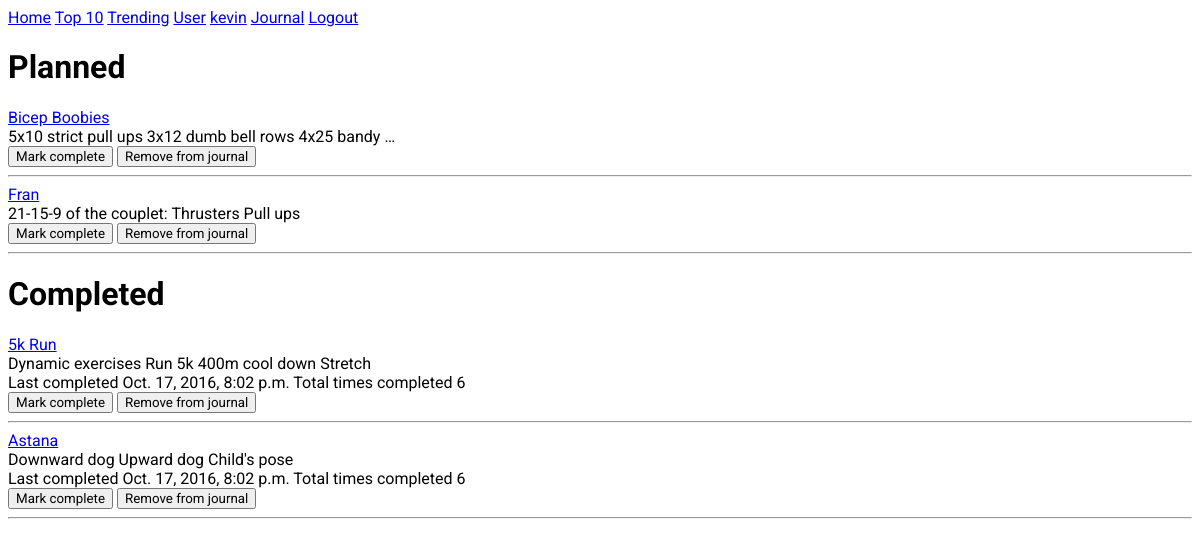
The page /workouts/journal/ (signed in) on the database as committed earlier.
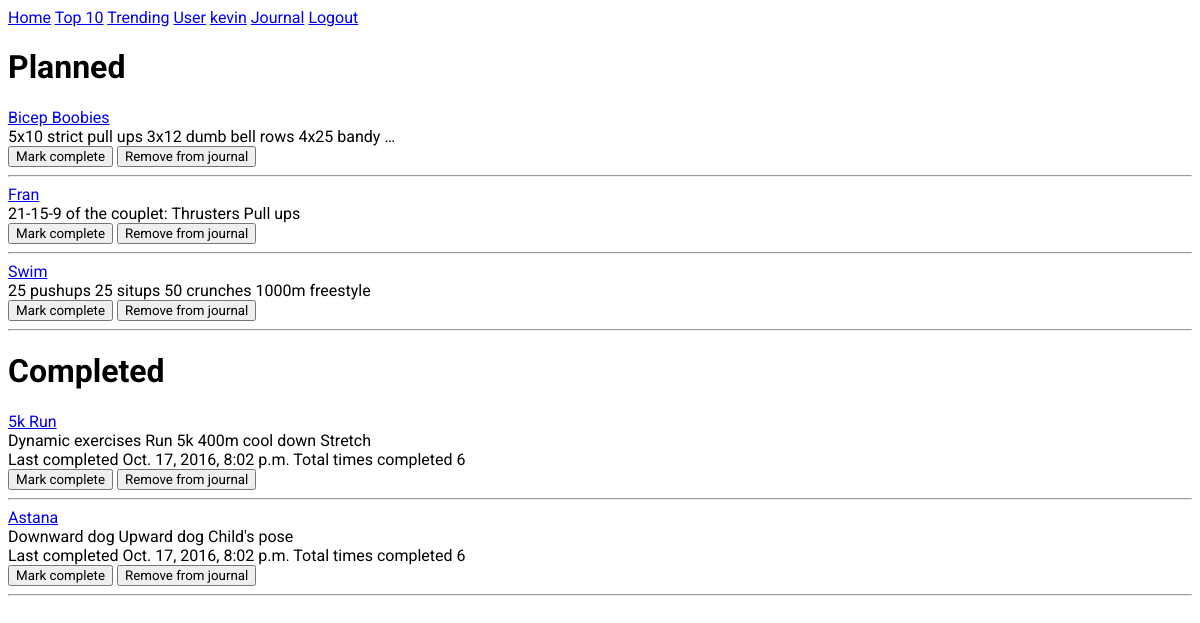
The same page on the database as committed later.
### workouts/models.py (models this page shows, shortened)
class Journal(models.Model):
  user = models.ForeignKey(settings.AUTH_USER_MODEL, on_delete=models.CASCADE)
  routine = models.ForeignKey(Routine, on_delete=models.CASCADE)
  completed_on = models.DateTimeField(null=True)
  completed_count = models.IntegerField(default=0)

class Routine(models.Model):
  routine_title = models.CharField(max_length=70)
  routine_text = models.TextField()
  pub_date = models.DateTimeField('date published', default=timezone.now)
  created_by = models.ForeignKey(settings.AUTH_USER_MODEL, related_name="created_by")
  modify_date = models.DateTimeField('date modified', null=True)
  modified_by = models.ForeignKey(settings.AUTH_USER_MODEL, null=True, related_name="modified_by")
  likes = models.IntegerField(default=0)

### workouts/views.py (the view, shortened to what this page needs)
@login_required()
def journal(request):
  journal = Journal.objects.filter(user=request.user)
  journal_planned = journal.filter(completed_count=0)
  journal_completed = journal.filter(completed_count__gt=0)
  params = dict(journal=journal, journal_planned=journal_planned,
                journal_completed=journal_completed)
  return render(request, "workouts/journal.html", {
    'journal_planned' : journal_planned,
    'journal_completed' : journal_completed,
    })

### workouts/templates/workouts/journal.html (shortened to what this page needs)
{% extends "./base.html" %}
{% block content %}
<div><h1>Planned</h1></div>
{% for entry in journal_planned %}
  <span>
    <div><a href="{% url 'workouts:detail' entry.routine.id %}">{{ entry.routine.routine_title }}</a></div>
    <div>{{ entry.routine.routine_text|truncatewords:10 }}</div>
  </span>
  <span>
    <form method='post'>
      <span><input type="submit" name="mark_complete" value="Mark complete" /></span>
      <span><input type="submit" name="remove_from_journal" value="Remove from journal" /></span>
    </form>
  </span>
  <hr>
{% endfor %}
<div><h1>Completed</h1></div>
{% for entry in journal_completed %}
  <div><a href="{% url 'workouts:detail' entry.routine.id %}">{{ entry.routine.routine_title }}</a></div>
  <div>{{ entry.routine.routine_text|truncatewords:10 }}</div>
  <div>
    <span>Last completed {{ entry.completed_on }}</span>
    <span>Total times completed {{ entry.completed_count }}<span>
  </div>
  <form method='post'>
    <span><input type="submit" name="mark_complete" value="Mark complete" /></span>
    <span><input type="submit" name="remove_from_journal" value="Remove from journal" /></span>
  </form>
  <hr>
{% endfor %}
{% endblock content %}

Rows that differ between the two databases and show on the page:
added Journal: routine.routine_title "Swim", routine.routine_text "25 pushups 25 situps 50 crunches 1000m freestyle", shown under "Planned"
